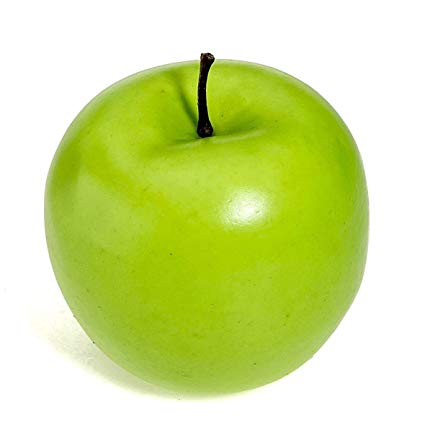
#> input picture apple.jpg, 425 x 425 px
$ python OpenCVObjDetector.py
#> lines starting #> are read from the running program, lines starting #| are printed output that depends on the picture; after the words box and inside, x2 and y2 are one past the last pixel; in counts of white or black regions, pixels touching at a corner belong together
#> further down, img is the input picture: shape (425, 425, 3); mean B, G, R 147.9, 225.8, 209.4
#!/usr/bin/env python
# coding: utf-8

# In[11]:


from __future__ import division
import cv2
from matplotlib import pyplot as plt
from math import cos, sin
import numpy as np

green = (0, 255, 0)

def show(image):
    plt.figure(figsize = [10, 10])
    plt.imshow(image, interpolation = 'nearest')

def overlay_mask(mask, image):
    # Make mask RGB
    rgb_mask = cv2.cvtColor(mask, cv2.COLOR_GRAY2RGB)

    img = cv2.addWeighted(rgb_mask, 0.5, image, 0.5, 0)
    return img

def find_biggest_contour(image):
    # Make copy of image
    image = image.copy()

    contours, __ = cv2.findContours(image, cv2.RETR_LIST, cv2.CHAIN_APPROX_SIMPLE)

    contour_sizes = [(cv2.contourArea(contour), contour) for contour in contours]
    biggest_contour = max(contour_sizes, key = lambda element : element[0])[1]

    # Return the biggest contour
    return biggest_contour

def circled_contour(image, contour):
    # Get bounding ellipse
    image_with_ellipse = image.copy()
    ellipse = cv2.fitEllipse(contour)

    # Add it
    cv2.ellipse(image_with_ellipse, ellipse, green, 2, cv2.LINE_AA)
    return image_with_ellipse

def detect_object(image):
    # Convert to RGB color scheme
    image = cv2.cvtColor(image, cv2.COLOR_BGR2RGB)
    # Resize image
    max_dim = max(image.shape)
#> max_dim = 425
    scale = 700/max_dim
#> scale = 1.65
    image = cv2.resize(image, None, fx=scale, fy=scale)
#> image: shape (700, 700, 3)

    # Blur image
    image_blur = cv2.GaussianBlur(image, (5, 5), 0)
    image_blur_hsv = cv2.cvtColor(image_blur, cv2.COLOR_RGB2HSV)
#> image_blur_hsv: shape (700, 700, 3); mean H, S, V 21.4, 101.5, 225.8
    # Filters
    color_lower_bound = np.array([30, 150, 130])
    color_upper_bound = np.array([45, 256, 256])

    mask_color = cv2.inRange(image_blur_hsv, color_lower_bound, color_upper_bound)
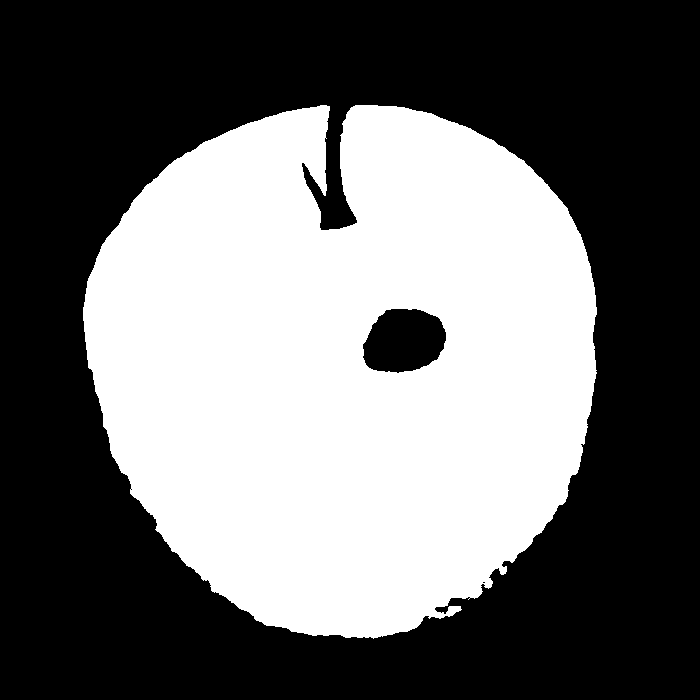
#> mask_color: shape (700, 700); 42.4% white; 1 white region, box (x1, y1, x2, y2) and area: (83, 105, 597, 639) 207678

    brightness_lower_bound = np.array([0, 100, 80])
    brightness_upper_bound = np.array([180, 256, 240])

    mask_brightness = cv2.inRange(image_blur_hsv, brightness_lower_bound, brightness_upper_bound)
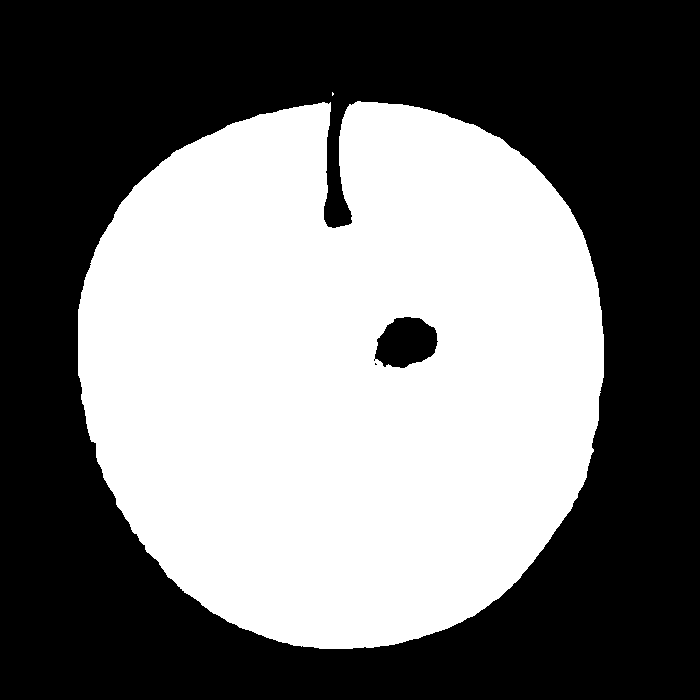
#> mask_brightness: shape (700, 700); 46.2% white; 2 white regions (1 under 20 px)
    # Combine masks
    mask = mask_color + mask_brightness

    # Segment
    kernel = cv2.getStructuringElement(cv2.MORPH_ELLIPSE, (15, 15))
    mask_closed = cv2.morphologyEx(mask, cv2.MORPH_CLOSE, kernel)
    mask_opened = cv2.morphologyEx(mask_closed, cv2.MORPH_OPEN, kernel)

    # Find biggest apple
    big_apple_contour = find_biggest_contour(mask_opened)
#> in find_biggest_contour, `contours, __ = cv2.findContours(image, cv2.RETR_LIST, cv2.CHAIN_APPROX..`: contours = 3 contours; box (x1, y1, x2, y2) and area: (78, 101, 604, 649) 229957, (375, 316, 438, 369) 2414, (323, 185, 352, 229) 890
#> in find_biggest_contour, `contour_sizes = [(cv2.contourArea(contour), contour) for contour in co..`: contour_sizes = 3 items
#> in find_biggest_contour, `biggest_contour = max(contour_sizes, key = lambda element : element[0]..`: biggest_contour = contour of 731 points, box (x1, y1, x2, y2) (78, 101, 604, 649), area 229957
#> big_apple_contour has the same summary as biggest_contour in find_biggest_contour

    # Overlay
    overlay = overlay_mask(mask_opened, image)
#> in overlay_mask, `img = cv2.addWeighted(rgb_mask, 0.5, image, 0.5, 0)`:
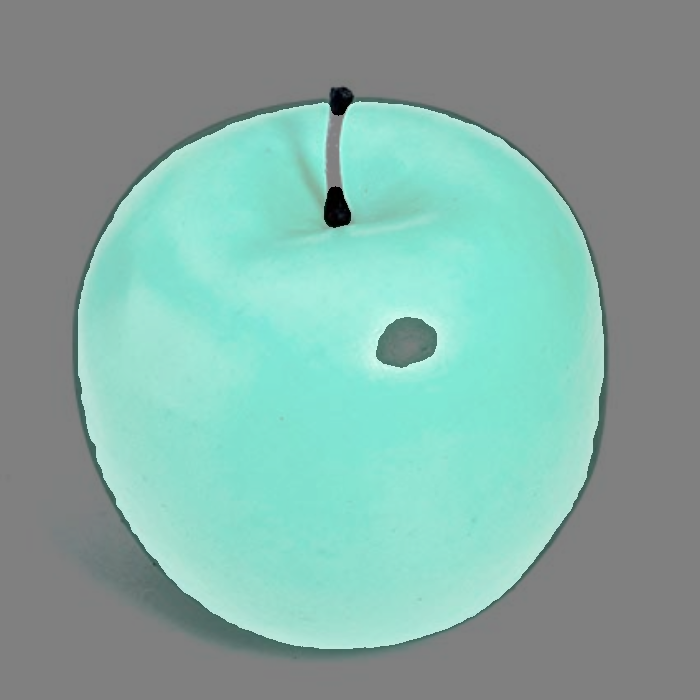
#> img: shape (700, 700, 3); mean B, G, R 163.9, 172.1, 133.1
    # Circle biggest
    circled = circled_contour(overlay, big_apple_contour)
#> in circled_contour, `ellipse = cv2.fitEllipse(contour)`: ellipse = ((343.5, 369.9), (533.9, 550.5), 179.5)
#> in circled_contour, `cv2.ellipse(image_with_ellipse, ellipse, green, 2, cv2.LINE_AA)`:
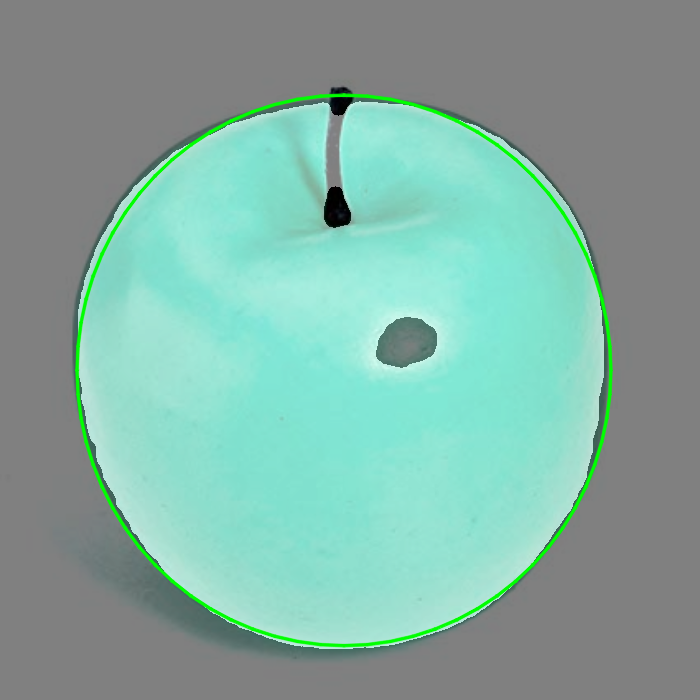
#> image_with_ellipse: shape (700, 700, 3); 1.66% of pixels changed, all inside (x1, y1, x2, y2) = (74, 93, 614, 648)
    show(circled)


    # Convert color scheme back to RGB and return image
    image = cv2.cvtColor(circled, cv2.COLOR_RGB2BGR)
    return image

img = cv2.imread('apple.jpg')
after_img = detect_object(img)
cv2.imwrite('detect_apple.jpg', after_img)


# In[ ]:
